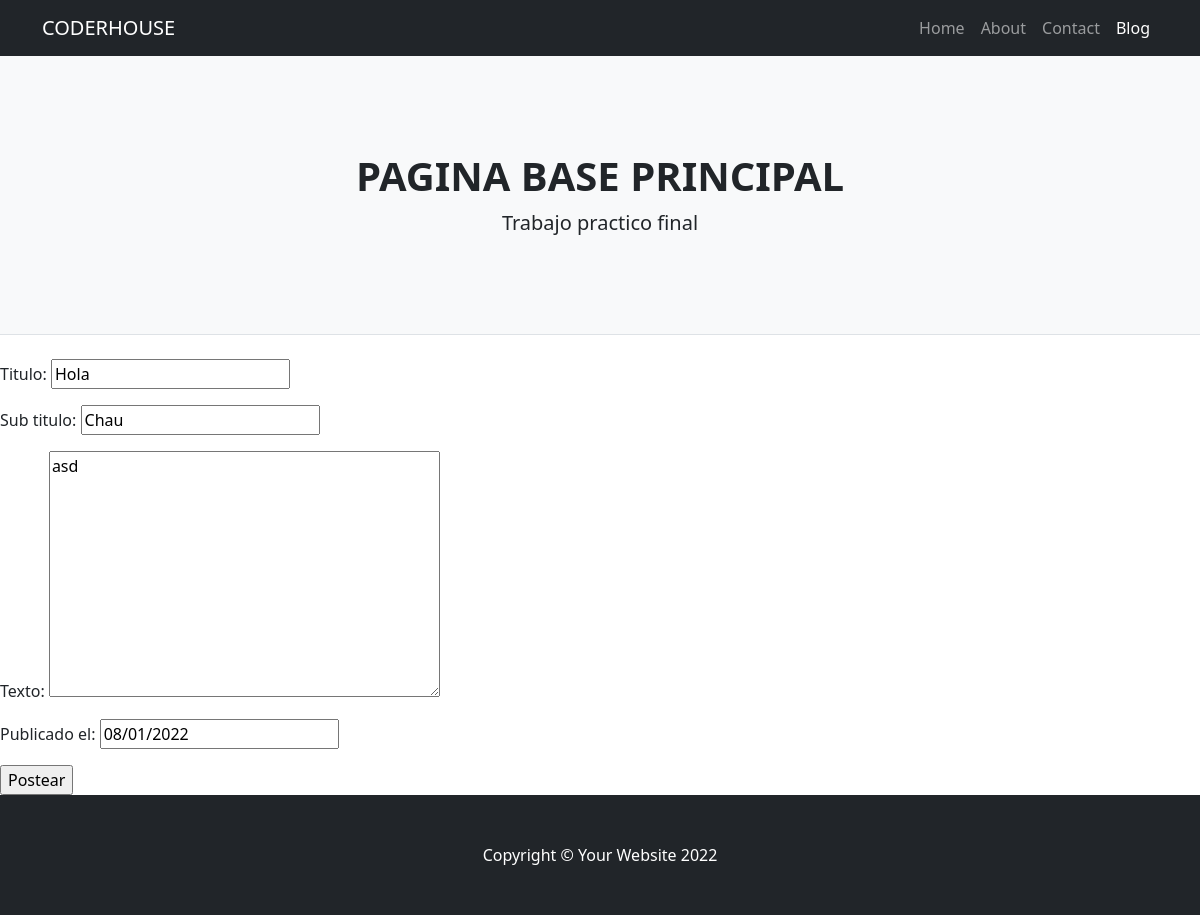
Screenshot of /ejemplo_dos/10/actualizar/ with the database file from the repository.
### ejemplo_dos/models.py (models this page shows)
class Post(models.Model):
    titulo = models.CharField(max_length=100)
    sub_titulo = models.CharField(max_length=100)
    texto = models.TextField(max_length=3000)
    publicado_el = models.DateField()

### ejemplo_dos/views.py (the view)
# urls.py: path('ejemplo_dos/<int:pk>/actualizar/', PostActualizar.as_view(), name="ejemplo_dos_actualizar"),
class PostActualizar(UpdateView):
    model = Post
    success_url = reverse_lazy("ejemplo_dos_listar")
    fields = '__all__'

### ejemplo_dos/templates/ejemplo_dos/post_form.html (shortened to what this page needs)
{% extends 'ejemplo_dos/base.html' %}
{% block contenido%}
<form method="POST">
    {{form.as_p}}
    <input type="submit" value="Postear">
</form>
{% endblock %}

### rows the page displays
Post: titulo "Hola", sub_titulo "Chau", texto "asd", publicado_el "08/01/2022"
